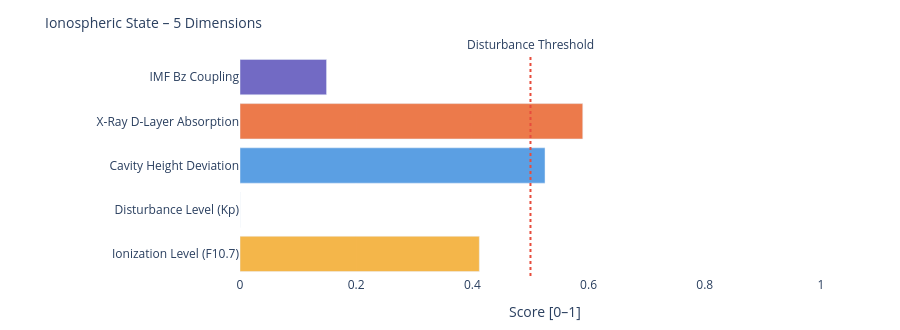

Notebook code cell kept with this figure:
### Markdown cell above
---
### 📐 Systemic Insight: Geometric Cavity vs. Real Schumann Resonance

**Relevant for:** Layer 6 = delta analysis &nbsp;|&nbsp; Layer 7 = feature vector / system interpretation

A cavity height change from 80 km to 70 km shifts the **idealized geometric frequencies** only minimally:

| Modus | Aktuell | Referenz | Δ |
|-------|---------|----------|---|
| SR-1 | 10.4762 Hz | 10.4599 Hz | +16 mHz |
| SR-2 | 18.1452 Hz | 18.1171 Hz | +28 mHz |
| SR-3 | 25.6612 Hz | 25.6215 Hz | +40 mHz |
| SR-4 | 33.1285 Hz | 33.0772 Hz | +51 mHz |

The geometric effect is limited because 10 km is very small compared to Earth's radius (~6371 km).

**Consequence:** Real Schumann deviations are likely driven more strongly by **conductivity, damping, day/night structure, lightning distribution and source geometry** than by pure cavity height.

---

**Layer 6 compares:**
```
geometric Δ from Layer 4  vs.  observed Δ from real Schumann measurement data
```

**Layer 7 Feature:**
```
If real Δ >> geometric Δ  →  non-geometric factors dominant
```

### Code cell
# ============================================================
# IONOSPHERIC STATE – Summary gauge
# Five dimensions: ionization, disturbance, cavity height, X-Ray, Bz coupling
# ============================================================

def norm(v, lo, hi):
    if v is None: return None
    return round(max(0.0, min(1.0, (v - lo) / (hi - lo))), 3)

# Ionization level (F10.7 → F2-Layer)
ioniz = norm(f107_val, 60, 250)

# Disturbance level (Kp → E/F-Layer irregularities)
disturb = norm(kp_val, 0, 9)

# Cavity height deviation from reference (80 km)
h_dev = norm(abs(h_eff - 80), 0, 20)

# X-Ray ionization (D-Layer absorption)
xray_ioniz = None
if xray_now is not None:
    xray_ioniz = norm(math.log10(max(xray_now, 1e-9)) + 9, 0, 5)

# Bz coupling (southward Bz → stronger magnetosphere-ionosphere coupling)
bz_coupling = norm(-(bz_now or 0), -5, 30) if bz_now is not None else None

dims = [
    ('Ionization Level (F10.7)',    ioniz,      '#F2A623'),
    ('Disturbance Level (Kp)',      disturb,    '#7F77DD'),
    ('Cavity Height Deviation',     h_dev,      '#378ADD'),
    ('X-Ray D-Layer Absorption',    xray_ioniz, '#E85D24'),
    ('IMF Bz Coupling',             bz_coupling,'#534AB7'),
]

fig = go.Figure()
for name, val, col in dims:
    if val is not None:
        h = int(val * 20)
        bar = '█' * h + '░' * (20 - h)
        label = f'{name}:  {bar}  {val:.3f}'
    else:
        label = f'{name}:  {"─" * 20}  n/a'
    fig.add_trace(go.Bar(
        x=[val if val is not None else 0],
        y=[name],
        orientation='h',
        marker_color=col, opacity=0.82,
        showlegend=False
    ))

fig.add_vline(x=0.5, line_dash='dot', line_color='#e74c3c',
              annotation_text='Disturbance Threshold', annotation_position='top')
fig.update_layout(
    title=dict(text='Ionospheric State – 5 Dimensions', font=dict(size=14)),
    xaxis=dict(title='Score [0–1]', range=[0, 1.05]),
    height=330, plot_bgcolor='rgba(0,0,0,0)', paper_bgcolor='rgba(0,0,0,0)',
    margin=dict(l=240, r=50, t=55, b=40)
)
fig.show()

print(f'\nIonospheric state:')
for name, val, _ in dims:
    print(f'  {name:<35} {val:.3f}' if val is not None else f'  {name:<35} n/a')

### Figure 1 — Plotly figure (JSON) as saved in the notebook; plotly's stock layout.template omitted (floating-point values rounded to 4 significant figures)
{"data": [{"marker": {"color": "#F2A623"}, "opacity": 0.82, "orientation": "h", "showlegend": false, "type": "bar", "x": [0.412], "y": ["Ionization Level (F10.7)"]}, {"marker": {"color": "#7F77DD"}, "opacity": 0.82, "orientation": "h", "showlegend": false, "type": "bar", "x": [0.0], "y": ["Disturbance Level (Kp)"]}, {"marker": {"color": "#378ADD"}, "opacity": 0.82, "orientation": "h", "showlegend": false, "type": "bar", "x": [0.525], "y": ["Cavity Height Deviation"]}, {"marker": {"color": "#E85D24"}, "opacity": 0.82, "orientation": "h", "showlegend": false, "type": "bar", "x": [0.59], "y": ["X-Ray D-Layer Absorption"]}, {"marker": {"color": "#534AB7"}, "opacity": 0.82, "orientation": "h", "showlegend": false, "type": "bar", "x": [0.149], "y": ["IMF Bz Coupling"]}], "layout": {"annotations": [{"showarrow": false, "text": "Disturbance Threshold", "x": 0.5, "xanchor": "center", "xref": "x", "y": 1, "yanchor": "bottom", "yref": "y domain"}], "height": 330, "margin": {"b": 40, "l": 240, "r": 50, "t": 55}, "paper_bgcolor": "rgba(0,0,0,0)", "plot_bgcolor": "rgba(0,0,0,0)", "shapes": [{"line": {"color": "#e74c3c", "dash": "dot"}, "type": "line", "x0": 0.5, "x1": 0.5, "xref": "x", "y0": 0, "y1": 1, "yref": "y domain"}], "title": {"font": {"size": 14}, "text": "Ionospheric State – 5 Dimensions"}, "xaxis": {"range": [0, 1.05], "title": {"text": "Score [0–1]"}}}}
